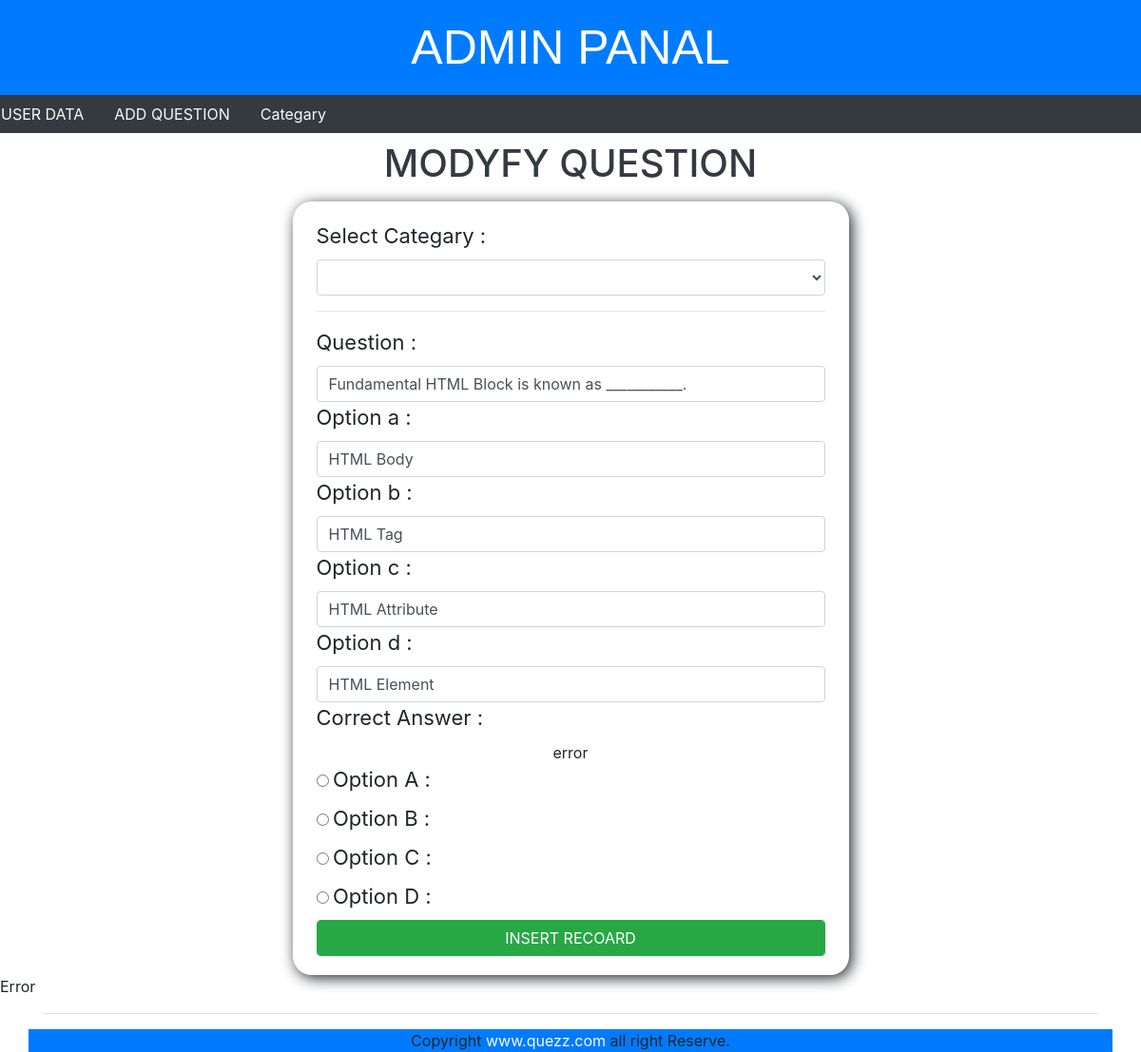
Screenshot of /admin/edit_question.php?id=1 with the database file from the repository.
### tables this page shows
CREATE TABLE `quez_question` (
  `Question` varchar(200) NOT NULL,
  `Option_a` varchar(50) NOT NULL,
  `Option_b` varchar(50) NOT NULL,
  `Option_c` varchar(50) NOT NULL,
  `Option_d` varchar(50) NOT NULL,
  `Result` varchar(50) NOT NULL,
  `Id` int(11) NOT NULL,
  `categary_id` int(11) NOT NULL
);

### admin/edit_question.php (the view, shortened to what this page needs)
<!DOCTYPE html>
<html lang="en">
<head>
    <link rel="stylesheet" href="../css/bootstrap.css">
    <link rel="stylesheet" href="../css/admin.css">
<div class="container-f">
<div class="row">
            <div class="col text-center bg-primary header">ADMIN PANAL</div>
        </div>
        <div class="row bg-dark">
        <div class=" nav ">
                    <li class="nav-item">
                        <a class="nav-link text-light " href="dashboard.php">USER DATA</a>
                    </li>
                    <li class="nav-item">
                        <a class="nav-link text-light" href="add_question.php">ADD QUESTION</i></a>
                    </li>
                    <li class="nav-item">
                        <a class="nav-link text-light" href="showcategary.php">Categary</a>
                    </li>
                </div>
        </div>
    <div class="row">
        <div class="col-3"></div>
        <div class="col-6"><?php ?>
            <div class="h1 text-center text-dark py-2">MODYFY QUESTION</div>
            <div class="outer">
        <form action="<?php echo $_SERVER['PHP_SELF']; ?>" method="post">
            <div class="md-3">
            <label for="" class="form-label">Select Categary : </label>
            <select class='form-control' name="categary">
              <?php
                $id = $_GET['id'];
              ?>
                 </select>
<hr>
            </div>
            <?php
                      $conn = mysqli_connect("localhost","root", "", "web_app_db") or die("COnecction Close.");
                      $query = "SELECT * FROM quez_question left join categary on quez_question.categary_id = categary.cid WHERE Id = '{$id}'";
                      $result = mysqli_query($conn,$query) or die("Query failed.");
                    if(mysqli_num_rows($result)>0){
                      while($res = mysqli_fetch_assoc($result)){
                ?>
              <div class="md-3">
       <label for="" class="form-label">Question : </label><input value="<?php echo $res['Question'];?>" name="question" class="form-control">
       </div>
       <div class="md-3">
       <label for="" class="form-label">Option a : </label><input type="text" value="<?php echo $res['Option_a'];?>" name="option_a" class="form-control">
       </div>
       <div class="md-3">
       <label for="" class="form-label">Option b : </label><input type="text" value="<?php echo $res['Option_b'];?>" name="option_b" class="form-control">
       </div>
       <div class="md-3">
       <label for="" class="form-label">Option c : </label><input type="text" value="<?php echo $res['Option_c'];?>" name="option_c" class="form-control">
       </div>
       <div class="md-3">
       <label for="" class="form-label">Option d : </label><input type="text" value="<?php echo $res['Option_d'];?>" name="option_d" class="form-control">
       </div>
       <div class="md-3">
       <label for="" class="form-label">Correct Answer : </label><br>
                    <div class="rb">
                        <?php if($res['Id']==$res['Result']){
                          echo "<div class='alert alert-succsess'>".$res['categary_name']."</div>";
                       }else{
                           echo "error";
                       }}} ?>
                   </div>
                <div class="md-3">
                    <input type="radio" name="ans" value="1">  <label class="form-label">  Option A : </label><br/>
                    <input type="radio" name="ans" value="2">  <label class="form-label">  Option B : </label><br/>
                    <input type="radio" name="ans" value="3">  <label class="form-label">  Option C : </label><br/>
                    <input type="radio" name="ans" value="4">  <label class="form-label">  Option D : </label><br/>
       </div>
    <div class="md-3">
        <input type="submit" value="INSERT RECOARD" name="save" class="btn btn-success form-control">
    </div>
</form>
        </div>
    </div>
</div>
</div>
<?php
            if(isset($_POST['save'])){
                $question = $_POST['question'];
                $option_a = $_POST['option_a'];
                 $option_b = $_POST['option_b'];
                $option_c = $_POST['option_c'];
                $option_d = $_POST['option_d'];
                 $answer = $_POST['ans'];
                 $categay = $_POST['categary'];
                    $conn = mysqli_connect("localhost","root", "", "web_app_db") or die("COnecction Close.");
                    $squery = "UPDATE `quez_question` SET `Question`='$question',`Option_a`='$option_a',`Option_b`='$option_b',`Option_c`='$option_c',
                               `Option_d`='$option_d',`Result`='$answer' WHERE Id ={$id})";
                    $sql = mysqli_query($conn,$squery);
                    echo "update successful";
            }else{
                echo "Error";
            }
?>
<?php  include_once "admin_footer.php" ?>

### css/admin.css (style rules this page uses)
.header { height: 100px; color: #fff; font-size: 50px; font-family: 'Gill Sans', sans-serif; line-height: 100px; }
.outer { padding: 20px 25px; border-radius: 20px; box-shadow: 3px 3px 15px; }
label { font-size: 22px; }
.rb { text-align: center; accent-color: brown; }

### rows the page displays
quez_question: question "Fundamental HTML Block is known as ___________.", option_a "HTML Body", option_b "HTML Tag", option_c "HTML Attribute", option_d "HTML Element", Result "error"
